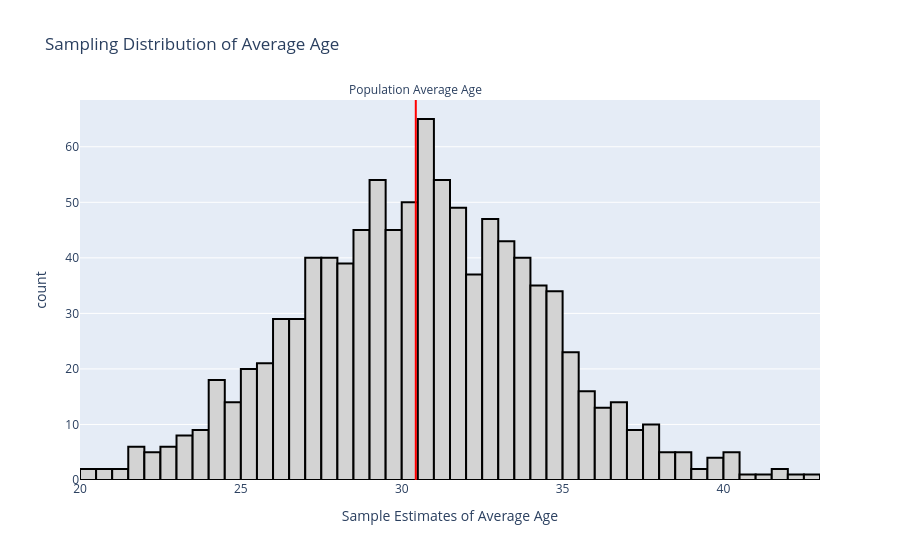

Notebook source saved alongside this figure:
### Code cell
# Visualize the sample estimates
fig = px.histogram(sample_avg_ages,
                   title = "Sampling Distribution of Average Age",
                   labels = {"value":"Sample Estimates of Average Age"},
                   height = 550)

fig.update_traces(showlegend = False,
                  marker_color = "lightgrey", 
                  marker_line_color = "black",
                  marker_line_width = 2)

pop_avg_age = titanic["age"].mean()
fig.add_vline(x = pop_avg_age,          
              line_width=2,            
              line_dash="solid",       
              line_color="red",         
              annotation_text="Population Average Age",      
              annotation_position="top")

### Figure 1 — Plotly figure (JSON) as saved in the notebook; plotly's stock layout.template omitted (floating-point values rounded to 4 significant figures; data arrays with more than 128 entries replaced by an {"elided": "..."} marker saying what was removed)
{"data": [{"alignmentgroup": "True", "bingroup": "x", "hovertemplate": "variable=0<br>Sample Estimates of Average Age=%{x}<br>count=%{y}<extra></extra>", "legendgroup": "0", "marker": {"color": "lightgrey", "line": {"color": "black", "width": 2}, "pattern": {"shape": ""}}, "name": "0", "offsetgroup": "0", "orientation": "v", "showlegend": false, "type": "histogram", "x": {"elided": "1000 float values"}, "xaxis": "x", "yaxis": "y"}], "layout": {"annotations": [{"showarrow": false, "text": "Population Average Age", "x": 30.44, "xanchor": "center", "xref": "x", "y": 1, "yanchor": "bottom", "yref": "y domain"}], "autosize": true, "barmode": "relative", "legend": {"title": {"text": "variable"}, "tracegroupgap": 0}, "shapes": [{"line": {"color": "red", "dash": "solid", "width": 2}, "type": "line", "x0": 30.44, "x1": 30.44, "xref": "x", "y0": 0, "y1": 1, "yref": "y domain"}], "title": {"text": "Sampling Distribution of Average Age"}, "xaxis": {"anchor": "y", "autorange": true, "domain": [0, 1], "range": [20, 43], "title": {"text": "Sample Estimates of Average Age"}, "type": "linear"}, "yaxis": {"anchor": "x", "autorange": true, "domain": [0, 1], "range": [0, 68.42], "title": {"text": "count"}}}}
